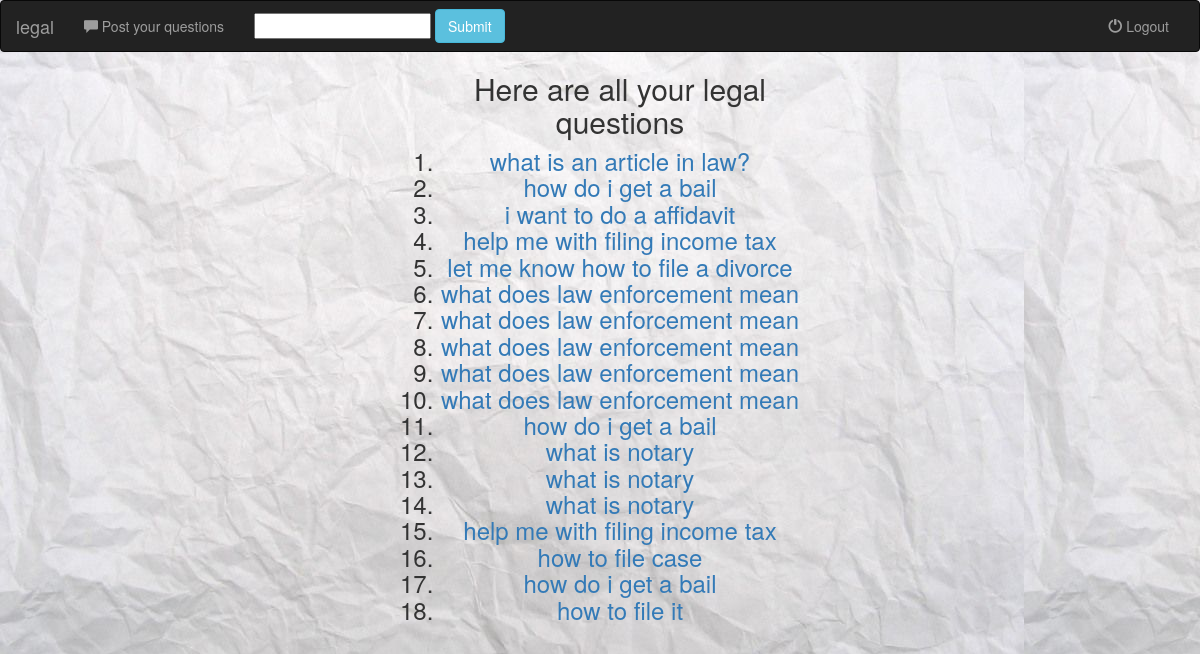
Page /legal/ on the committed database.
### legal/models.py (models this page shows, shortened)
class Questions(models.Model):
    user = models.ForeignKey(User, default=1)
    question_id=models.CharField(max_length=250)
    question=models.CharField(max_length=10000)
    category=models.CharField(max_length=250)

### legal/views.py (the view)
class IndexView(generic.ListView):
    template_name='legal/index.html'
    context_object_name ='all_questions'
    def get_queryset(self):
        return Questions.objects.all()

### legal/templates/legal/index.html (shortened to what this page needs)
{% extends 'legal/base.html' %}
    {% block body %}
    {% if all_questions %}
      <h3>
        <ol style ="text-align:center;max-width:400px;margin:0 auto;">
    <h2>Here are all your legal questions</h2>
        {% for questions in all_questions %}
        <li style ="text-align:center;max-width:400px;margin:0 auto;">
             <a href="/legal/{{ questions.question_id }}/">{{ questions.question }}
        </a>
        </li>
        {% endfor %}
    </ol>
</h3>
    {% else %}
    <h3>You dont have any questions</h3>
    {% endif %}
{% endblock %}

### legal/templates/legal/base.html (shortened to what this page needs)
<!DOCTYPE html>
<html lang="en">
    <head>
{% load staticfiles %}
<link rel="stylesheet" href="https://maxcdn.bootstrapcdn.com/bootstrap/3.4.1/css/bootstrap.min.css">
<link rel="stylesheet" type="text/css" href="{% static 'legal/style.css' %}">
    </head>
<body>
    <nav class="navbar navbar-inverse">
        <div class="container-fluid">
            <div class="navbar-header">
                <a class="navbar-brand" href="{% url 'legal:index' %}">legal</a>
            </div>
            <div class="collapse navbar-collapse" id="topNavBar">
                <ul class="nav navbar-nav">
                    <li>
                        <a href="{% url 'legal:Question_add' %}">
                        <span class="glyphicon glyphicon-comment" aria-hidden="true"></span> Post your questions</a>
                    </li>
                </ul>
                <form class="navbar-form navbar-left" role="search" method="get" action="#">
                    <div class="form-group">
                        <input type="text" text="form-control" name="q" value="">
                    </div>
                        <button type="submit" class="btn btn-info">Submit</button>
                </form>
                <ul class="nav navbar-nav navbar-right">
                    <li>
                        <a href="{% url 'legal:register' %}">
                        <span class="glyphicon glyphicon-off" aria-hidden="true"></span> Logout</a>
                    </li>
                </ul>
            </div>
        </div>
    </nav>
{% block body %}
{% endblock %}
</body>
</html>

### legal/static/legal/style.css (style rules this page uses)
body { background: white url(images/ef8b2ad40498aa24ca1467590710c507.jpg); }

### rows in the picture
Questions: question "what is an article in law?"
Questions: question "how do i get a bail"
Questions: question "i want to do a affidavit"
Questions: question "help me with filing income tax"
Questions: question "let me know how to file a divorce"
Questions: question "what does law enforcement mean"
Questions: question "what does law enforcement mean"
Questions: question "what does law enforcement mean"
Questions: question "what does law enforcement mean"
Questions: question "what does law enforcement mean"
Questions: question "how do i get a bail"
Questions: question "what is notary"
Questions: question "what is notary"
Questions: question "what is notary"
Questions: question "help me with filing income tax"
Questions: question "how to file case"
Questions: question "how do i get a bail"
Questions: question "how to file it"
